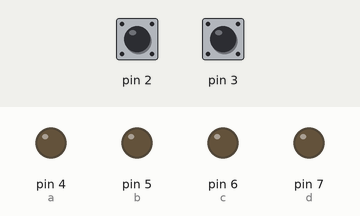
Bench run of a sketch on a simulated Arduino Uno, built with avr-gcc and run on an emulated ATmega328P. Shown: output pins drawn as LEDs (lit = HIGH). Inputs (shaded band) come from the test bench; at power-on: pin 2 LOW, pin 3 LOW.

Above: at 1.2 s.
1.3 s: pin 2 pulsed HIGH 5 times (0.12 s each, 0.3 s apart)
At 4.0 s:
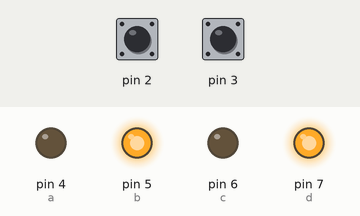
5.8 s: pin 3 pulsed HIGH 5 times (0.12 s each, 0.3 s apart)
At 7.8 s:
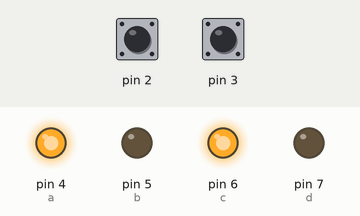
Timing chart, 0 to 10.4 s (numbered marks = the images above; inputs shaded):
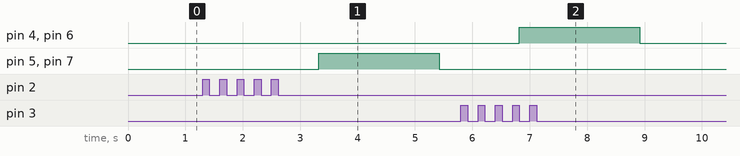

The sketch:

robo.ino
```cpp
double ch1;
double ch2;

int a = 4;
int b = 5;
int c = 6;
int d = 7;

void setup() {
  //Baud Rate
  Serial.begin(9600);

  pinMode(2, INPUT);
  pinMode(3, INPUT);

  pinMode(a, OUTPUT);
  pinMode(b, OUTPUT);
  pinMode(c, OUTPUT);
  pinMode(d, OUTPUT);
}

void loop() {
  ch1 = pulseIn(2, HIGH);
  ch2 = pulseIn(3, HIGH);

  //STOP
  if (ch1 > 1400 && ch1 < 1500 && ch2 > 1400 && ch2 < 1500) {
    digitalWrite(a, LOW);
    digitalWrite(b, LOW);
    digitalWrite(c, LOW);
    digitalWrite(d, LOW);
  }
  else if (ch1 == 0 && ch2 == 0 ) {
    digitalWrite(a, LOW);
    digitalWrite(b, LOW);
    digitalWrite(c, LOW);
    digitalWrite(d, LOW);
  }
  //left
  else if (ch2 > 1750 ) {
    digitalWrite(a, HIGH);
    digitalWrite(b, LOW);
    digitalWrite(c, HIGH);
    digitalWrite(d, LOW);
    delay(100);
  }
  //right
  else if (ch2 < 1250) {
    digitalWrite(a, LOW);
    digitalWrite(b, HIGH);
    digitalWrite(c, LOW);
    digitalWrite(d, HIGH);
    delay(100);
  }
  //backward
  else if (ch1 > 1750) {
    digitalWrite(a, HIGH);
    digitalWrite(b, LOW);
    digitalWrite(c, LOW);
    digitalWrite(d, HIGH);
    delay(0);
  }
  //forward
  else if (ch1 < 1250 ) {
    digitalWrite(a, LOW);
    digitalWrite(b, HIGH);
    digitalWrite(c, HIGH);
    digitalWrite(d, LOW);
    delay(0);
  } else {
    digitalWrite(a, LOW);
    digitalWrite(b, LOW);
    digitalWrite(c, LOW);
    digitalWrite(d, LOW);
  }
}
```

Measured:
- after the input at 1.3 s, pin 5 (b), pin 7 (d): LOW → HIGH after 2.0 s, → LOW 2.1 s later
- after the input at 5.8 s, pin 4 (a), pin 6 (c): LOW → HIGH after 1.0 s, → LOW 2.1 s later
